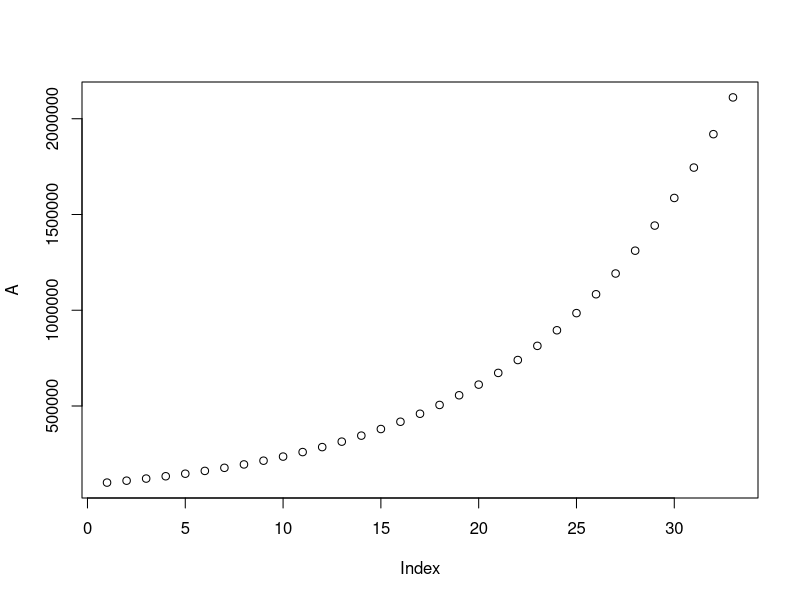
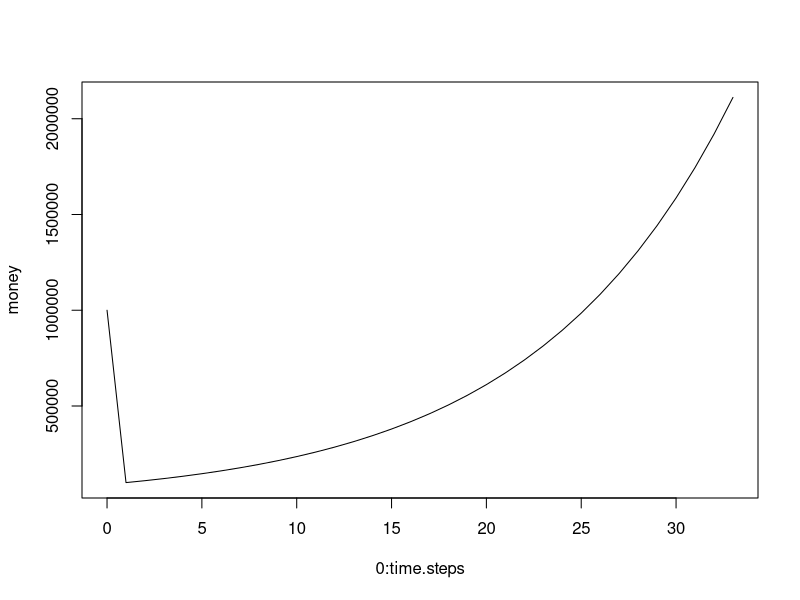
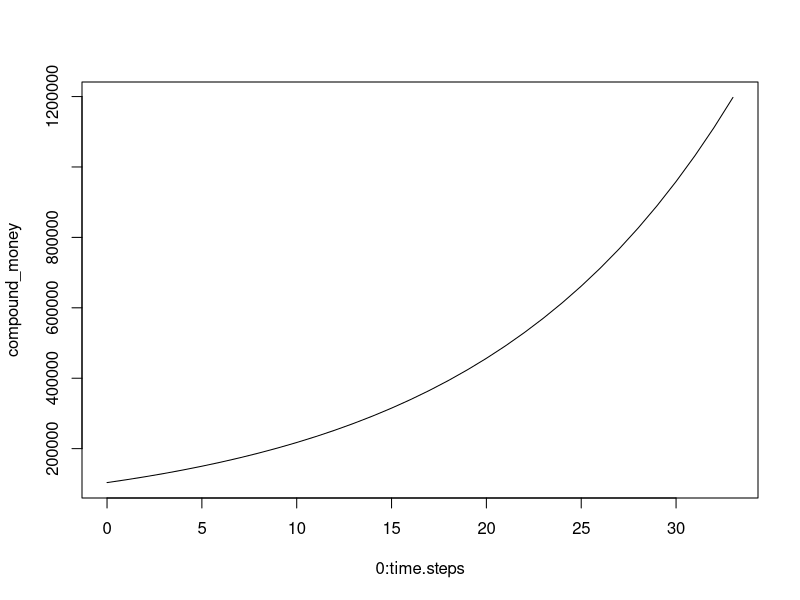
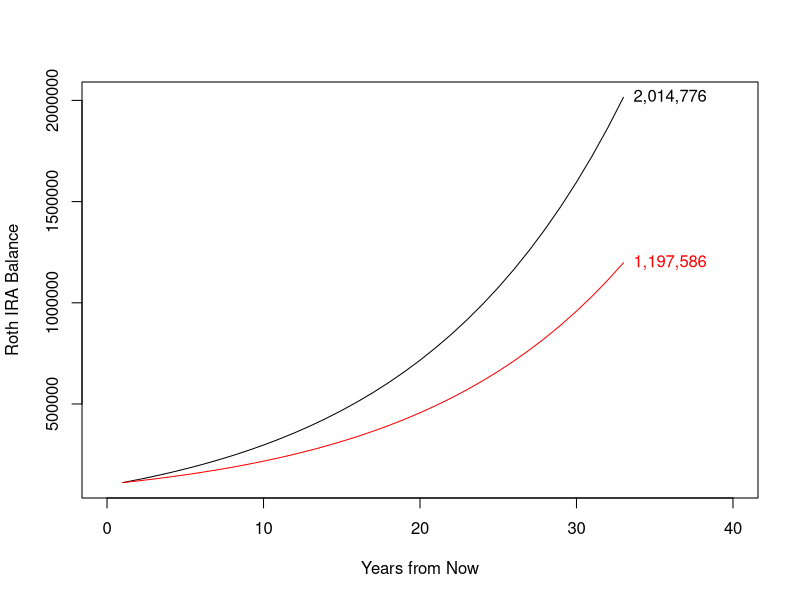

Reproduce these figures in R, in order.
P <- 1000000
rate <- .1
time.steps <- 33
A <- vector('numeric', time.steps)
A[1] <- P*rate
for(tt in seq(2,time.steps)) {
  A[tt] <- A[tt - 1] * (1 + rate)
}
plot(A)
money <- c(P,A)
plot(0:time.steps,money, type = 'l')
compound <- function(principle,rate,time,num_times = 1) return(principle*(1 + rate / num_times)^(num_times*time))
compound_money <- compound(103559.15,0.077,seq(0,time.steps))
plot(0:time.steps,compound_money, type = 'l')
data.frame(years = 0:time.steps, money = compound_money)

my_roth <- function(current_age, current_bal, ann_rate, n_years, ann.contrib = "max", already_contrib = TRUE) {
  if(current_age < 50 & ann.contrib == "max") ann.contrib <- 6000
  if(current_age >= 50 & ann.contrib == "max") ann.contrib <- 7000
  balance <- vector('numeric',(n_years))
  if(already_contrib) balance[1] <- current_bal*(1 + ann_rate)
  if(!already_contrib) balance[1] <- (current_bal + ann.contrib)*(1 + ann_rate)
  start_at <- ifelse(already_contrib,1,0)
  for(year in seq(2,n_years)) {
    current_age <- current_age + 1
    if(current_age >= 50 & ann.contrib == "max") ann.contrib <- 7000
    balance[year] <- (balance[year - 1] + ann.contrib)*(1 + ann_rate)
  }
  return(balance)
}

roth_bal <- my_roth(32,103559.15,0.077,33)
plot(roth_bal, type = 'l', xlab = "Years from Now", ylab = "Roth IRA Balance", xlim = c(0,40))
lines(1:33,compound_money[-1], col = 'red')
text(33,tail(roth_bal,1), labels = prettyNum(tail(roth_bal,1),big.mark = ","),pos = 4)
text(33,tail(compound_money,1), labels = prettyNum(tail(compound_money,1),big.mark = ","),pos = 4, col = 'red')
